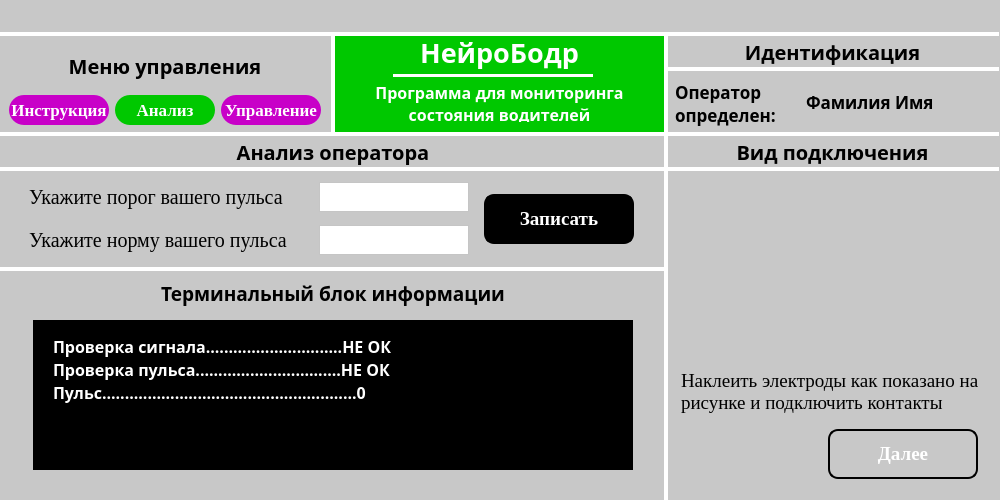
<?xml version="1.0" encoding="UTF-8"?>
<ui version="4.0">
 <class>MainWindow</class>
 <widget class="QMainWindow" name="MainWindow">
  <property name="geometry">
   <rect>
    <x>0</x>
    <y>0</y>
    <width>1000</width>
    <height>500</height>
   </rect>
  </property>
  <property name="minimumSize">
   <size>
    <width>1000</width>
    <height>500</height>
   </size>
  </property>
  <property name="maximumSize">
   <size>
    <width>1000</width>
    <height>500</height>
   </size>
  </property>
  <property name="windowTitle">
   <string>MainWindow</string>
  </property>
  <property name="styleSheet">
   <string notr="true">background-color: rgb(200,200,200)</string>
  </property>
  <widget class="QWidget" name="centralwidget">
   <property name="styleSheet">
    <string notr="true"/>
   </property>
   <layout class="QGridLayout" name="gridLayout">
    <property name="leftMargin">
     <number>0</number>
    </property>
    <property name="topMargin">
     <number>0</number>
    </property>
    <property name="rightMargin">
     <number>0</number>
    </property>
    <property name="bottomMargin">
     <number>0</number>
    </property>
    <property name="spacing">
     <number>0</number>
    </property>
    <item row="0" column="0" colspan="2">
     <widget class="QWidget" name="widget" native="true">
      <property name="minimumSize">
       <size>
        <width>0</width>
        <height>34</height>
       </size>
      </property>
      <property name="maximumSize">
       <size>
        <width>16777215</width>
        <height>34</height>
       </size>
      </property>
      <property name="styleSheet">
       <string notr="true">#widget {border-bottom: 2px solid white}</string>
      </property>
      <layout class="QGridLayout" name="gridLayout_2">
       <property name="leftMargin">
        <number>965</number>
       </property>
       <property name="topMargin">
        <number>0</number>
       </property>
       <property name="rightMargin">
        <number>0</number>
       </property>
       <property name="bottomMargin">
        <number>2</number>
       </property>
       <property name="spacing">
        <number>0</number>
       </property>
       <item row="0" column="0">
        <widget class="QLabel" name="label">
         <property name="minimumSize">
          <size>
           <width>32</width>
           <height>32</height>
          </size>
         </property>
         <property name="maximumSize">
          <size>
           <width>32</width>
           <height>32</height>
          </size>
         </property>
         <property name="text">
          <string/>
         </property>
         <property name="pixmap">
          <pixmap>../files/cca214d59144695f1a33c0fc94e61885af4de6ef.png</pixmap>
         </property>
         <property name="scaledContents">
          <bool>true</bool>
         </property>
        </widget>
       </item>
      </layout>
     </widget>
    </item>
    <item row="1" column="0" colspan="2">
     <widget class="QWidget" name="widget_2" native="true">
      <property name="minimumSize">
       <size>
        <width>0</width>
        <height>100</height>
       </size>
      </property>
      <property name="maximumSize">
       <size>
        <width>16777215</width>
        <height>100</height>
       </size>
      </property>
      <property name="styleSheet">
       <string notr="true"/>
      </property>
      <layout class="QGridLayout" name="gridLayout_6">
       <property name="leftMargin">
        <number>0</number>
       </property>
       <property name="topMargin">
        <number>0</number>
       </property>
       <property name="rightMargin">
        <number>0</number>
       </property>
       <property name="bottomMargin">
        <number>0</number>
       </property>
       <property name="spacing">
        <number>0</number>
       </property>
       <item row="0" column="0" rowspan="2">
        <widget class="QWidget" name="widget_5" native="true">
         <property name="minimumSize">
          <size>
           <width>333</width>
           <height>100</height>
          </size>
         </property>
         <property name="maximumSize">
          <size>
           <width>333</width>
           <height>100</height>
          </size>
         </property>
         <property name="styleSheet">
          <string notr="true">#widget_5 {border-top: 2px solid white; border-bottom: 2px solid white; border-right: 2px solid white}</string>
         </property>
         <layout class="QGridLayout" name="gridLayout_9">
          <item row="0" column="0" colspan="3">
           <widget class="QLabel" name="label_8">
            <property name="font">
             <font>
              <family>Jura</family>
              <pointsize>15</pointsize>
              <weight>75</weight>
              <bold>true</bold>
             </font>
            </property>
            <property name="text">
             <string>Меню управления</string>
            </property>
            <property name="alignment">
             <set>Qt::AlignCenter</set>
            </property>
           </widget>
          </item>
          <item row="1" column="0">
           <widget class="QPushButton" name="pushButton_5">
            <property name="minimumSize">
             <size>
              <width>100</width>
              <height>30</height>
             </size>
            </property>
            <property name="maximumSize">
             <size>
              <width>100</width>
              <height>30</height>
             </size>
            </property>
            <property name="font">
             <font>
              <family>Tinos</family>
              <pointsize>13</pointsize>
              <weight>75</weight>
              <bold>true</bold>
             </font>
            </property>
            <property name="styleSheet">
             <string notr="true">background-color: rgb(200,0,200); color: white; border-radius: 15px</string>
            </property>
            <property name="text">
             <string>Инструкция</string>
            </property>
           </widget>
          </item>
          <item row="1" column="1">
           <widget class="QPushButton" name="pushButton_3">
            <property name="minimumSize">
             <size>
              <width>100</width>
              <height>30</height>
             </size>
            </property>
            <property name="maximumSize">
             <size>
              <width>100</width>
              <height>30</height>
             </size>
            </property>
            <property name="font">
             <font>
              <family>Tinos</family>
              <pointsize>13</pointsize>
              <weight>75</weight>
              <bold>true</bold>
             </font>
            </property>
            <property name="styleSheet">
             <string notr="true">background-color: rgb(0,200,0); color: white; border-radius: 15px</string>
            </property>
            <property name="text">
             <string>Анализ</string>
            </property>
           </widget>
          </item>
          <item row="1" column="2">
           <widget class="QPushButton" name="pushButton_4">
            <property name="minimumSize">
             <size>
              <width>100</width>
              <height>30</height>
             </size>
            </property>
            <property name="maximumSize">
             <size>
              <width>100</width>
              <height>30</height>
             </size>
            </property>
            <property name="font">
             <font>
              <family>Tinos</family>
              <pointsize>13</pointsize>
              <weight>75</weight>
              <bold>true</bold>
             </font>
            </property>
            <property name="styleSheet">
             <string notr="true">background-color: rgb(200,0,200); color: white; border-radius: 15px</string>
            </property>
            <property name="text">
             <string>Управление</string>
            </property>
           </widget>
          </item>
         </layout>
        </widget>
       </item>
       <item row="0" column="1" rowspan="2">
        <widget class="QWidget" name="widget_4" native="true">
         <property name="minimumSize">
          <size>
           <width>333</width>
           <height>100</height>
          </size>
         </property>
         <property name="maximumSize">
          <size>
           <width>333</width>
           <height>100</height>
          </size>
         </property>
         <property name="styleSheet">
          <string notr="true">*{background-color: rgb(0,200,0)} #widget_4 {border-top: 2px solid white; border-bottom: 2px solid white; border-left: 2px solid white; border-right: 2px solid white}</string>
         </property>
         <widget class="QLabel" name="label_2">
          <property name="geometry">
           <rect>
            <x>9</x>
            <y>0</y>
            <width>315</width>
            <height>41</height>
           </rect>
          </property>
          <property name="font">
           <font>
            <family>Jura</family>
            <pointsize>20</pointsize>
            <weight>75</weight>
            <italic>false</italic>
            <bold>true</bold>
           </font>
          </property>
          <property name="styleSheet">
           <string notr="true">color: white; background-color: rgba(0,0,0,0)</string>
          </property>
          <property name="text">
           <string>НейроБодр</string>
          </property>
          <property name="alignment">
           <set>Qt::AlignHCenter|Qt::AlignTop</set>
          </property>
         </widget>
         <widget class="QLabel" name="label_3">
          <property name="geometry">
           <rect>
            <x>9</x>
            <y>47</y>
            <width>315</width>
            <height>41</height>
           </rect>
          </property>
          <property name="font">
           <font>
            <family>Jura</family>
            <pointsize>12</pointsize>
            <weight>75</weight>
            <bold>true</bold>
           </font>
          </property>
          <property name="styleSheet">
           <string notr="true">color: white; background-color: rgba(0,0,0,0)</string>
          </property>
          <property name="text">
           <string>Программа для мониторинга состояния водителей</string>
          </property>
          <property name="alignment">
           <set>Qt::AlignHCenter|Qt::AlignTop</set>
          </property>
          <property name="wordWrap">
           <bool>true</bool>
          </property>
         </widget>
         <widget class="QWidget" name="widget_9" native="true">
          <property name="geometry">
           <rect>
            <x>60</x>
            <y>40</y>
            <width>200</width>
            <height>3</height>
           </rect>
          </property>
          <property name="minimumSize">
           <size>
            <width>200</width>
            <height>3</height>
           </size>
          </property>
          <property name="maximumSize">
           <size>
            <width>200</width>
            <height>3</height>
           </size>
          </property>
          <property name="styleSheet">
           <string notr="true">background-color: white</string>
          </property>
         </widget>
        </widget>
       </item>
       <item row="0" column="2">
        <widget class="QWidget" name="widget_12" native="true">
         <property name="minimumSize">
          <size>
           <width>333</width>
           <height>35</height>
          </size>
         </property>
         <property name="maximumSize">
          <size>
           <width>333</width>
           <height>35</height>
          </size>
         </property>
         <property name="styleSheet">
          <string notr="true">#widget_12 {border-top: 2px solid white; border-bottom: 2px solid white; border-left: 2px solid white}</string>
         </property>
         <layout class="QGridLayout" name="gridLayout_8">
          <property name="leftMargin">
           <number>2</number>
          </property>
          <property name="topMargin">
           <number>2</number>
          </property>
          <property name="rightMargin">
           <number>2</number>
          </property>
          <property name="bottomMargin">
           <number>2</number>
          </property>
          <property name="spacing">
           <number>2</number>
          </property>
          <item row="0" column="0">
           <widget class="QLabel" name="label_9">
            <property name="font">
             <font>
              <family>Jura</family>
              <pointsize>15</pointsize>
              <weight>75</weight>
              <bold>true</bold>
             </font>
            </property>
            <property name="text">
             <string>Идентификация</string>
            </property>
            <property name="alignment">
             <set>Qt::AlignCenter</set>
            </property>
           </widget>
          </item>
         </layout>
        </widget>
       </item>
       <item row="1" column="2">
        <widget class="QWidget" name="widget_13" native="true">
         <property name="minimumSize">
          <size>
           <width>333</width>
           <height>35</height>
          </size>
         </property>
         <property name="maximumSize">
          <size>
           <width>121</width>
           <height>123123</height>
          </size>
         </property>
         <property name="styleSheet">
          <string notr="true">#widget_13 {border-top: 2px solid white; border-bottom: 2px solid white; border-left: 2px solid white}</string>
         </property>
         <layout class="QGridLayout" name="gridLayout_10">
          <item row="0" column="0">
           <widget class="QLabel" name="label_21">
            <property name="minimumSize">
             <size>
              <width>125</width>
              <height>50</height>
             </size>
            </property>
            <property name="maximumSize">
             <size>
              <width>125</width>
              <height>50</height>
             </size>
            </property>
            <property name="font">
             <font>
              <family>Jura</family>
              <pointsize>13</pointsize>
              <weight>75</weight>
              <bold>true</bold>
             </font>
            </property>
            <property name="text">
             <string>Оператор определен:</string>
            </property>
            <property name="alignment">
             <set>Qt::AlignLeading|Qt::AlignLeft|Qt::AlignVCenter</set>
            </property>
            <property name="wordWrap">
             <bool>true</bool>
            </property>
           </widget>
          </item>
          <item row="0" column="1">
           <widget class="QLabel" name="label_22">
            <property name="font">
             <font>
              <family>Jura</family>
              <pointsize>13</pointsize>
              <weight>75</weight>
              <bold>true</bold>
             </font>
            </property>
            <property name="text">
             <string>Фамилия Имя</string>
            </property>
            <property name="alignment">
             <set>Qt::AlignLeading|Qt::AlignLeft|Qt::AlignVCenter</set>
            </property>
            <property name="wordWrap">
             <bool>true</bool>
            </property>
           </widget>
          </item>
         </layout>
        </widget>
       </item>
      </layout>
     </widget>
    </item>
    <item row="2" column="0">
     <widget class="QWidget" name="widget_3" native="true">
      <property name="minimumSize">
       <size>
        <width>333</width>
        <height>35</height>
       </size>
      </property>
      <property name="maximumSize">
       <size>
        <width>666</width>
        <height>35</height>
       </size>
      </property>
      <property name="styleSheet">
       <string notr="true">#widget_3 {border-top: 2px solid white; border-bottom: 2px solid white; border-right: 2px solid white}</string>
      </property>
      <layout class="QGridLayout" name="gridLayout_3">
       <property name="leftMargin">
        <number>2</number>
       </property>
       <property name="topMargin">
        <number>2</number>
       </property>
       <property name="rightMargin">
        <number>2</number>
       </property>
       <property name="bottomMargin">
        <number>2</number>
       </property>
       <property name="spacing">
        <number>2</number>
       </property>
       <item row="0" column="0">
        <widget class="QLabel" name="label_4">
         <property name="font">
          <font>
           <family>Jura</family>
           <pointsize>15</pointsize>
           <weight>75</weight>
           <bold>true</bold>
          </font>
         </property>
         <property name="text">
          <string>Анализ оператора</string>
         </property>
         <property name="alignment">
          <set>Qt::AlignCenter</set>
         </property>
        </widget>
       </item>
      </layout>
     </widget>
    </item>
    <item row="2" column="1">
     <widget class="QWidget" name="widget_6" native="true">
      <property name="minimumSize">
       <size>
        <width>333</width>
        <height>35</height>
       </size>
      </property>
      <property name="maximumSize">
       <size>
        <width>333</width>
        <height>35</height>
       </size>
      </property>
      <property name="font">
       <font>
        <pointsize>1</pointsize>
       </font>
      </property>
      <property name="styleSheet">
       <string notr="true">#widget_6 {border-top: 2px solid white; border-bottom: 2px solid white; border-left: 2px solid white}</string>
      </property>
      <layout class="QGridLayout" name="gridLayout_5">
       <property name="leftMargin">
        <number>2</number>
       </property>
       <property name="topMargin">
        <number>2</number>
       </property>
       <property name="rightMargin">
        <number>2</number>
       </property>
       <property name="bottomMargin">
        <number>2</number>
       </property>
       <property name="spacing">
        <number>2</number>
       </property>
       <item row="0" column="0">
        <widget class="QLabel" name="label_6">
         <property name="font">
          <font>
           <family>Jura</family>
           <pointsize>15</pointsize>
           <weight>75</weight>
           <bold>true</bold>
          </font>
         </property>
         <property name="text">
          <string>Вид подключения</string>
         </property>
         <property name="alignment">
          <set>Qt::AlignCenter</set>
         </property>
        </widget>
       </item>
      </layout>
     </widget>
    </item>
    <item row="3" column="0">
     <widget class="QWidget" name="widget_7" native="true">
      <property name="minimumSize">
       <size>
        <width>333</width>
        <height>100</height>
       </size>
      </property>
      <property name="maximumSize">
       <size>
        <width>666</width>
        <height>100</height>
       </size>
      </property>
      <property name="styleSheet">
       <string notr="true">#widget_7 {border-top: 2px solid white; border-right: 2px solid white; border-bottom: 2px solid white}</string>
      </property>
      <layout class="QGridLayout" name="gridLayout_4">
       <property name="leftMargin">
        <number>20</number>
       </property>
       <property name="rightMargin">
        <number>20</number>
       </property>
       <property name="horizontalSpacing">
        <number>6</number>
       </property>
       <item row="0" column="0">
        <widget class="QLabel" name="label_16">
         <property name="minimumSize">
          <size>
           <width>275</width>
           <height>35</height>
          </size>
         </property>
         <property name="maximumSize">
          <size>
           <width>275</width>
           <height>35</height>
          </size>
         </property>
         <property name="font">
          <font>
           <family>Tinos</family>
           <pointsize>15</pointsize>
           <weight>50</weight>
           <bold>false</bold>
          </font>
         </property>
         <property name="text">
          <string>Укажите порог вашего пульса</string>
         </property>
         <property name="alignment">
          <set>Qt::AlignLeading|Qt::AlignLeft|Qt::AlignVCenter</set>
         </property>
         <property name="wordWrap">
          <bool>true</bool>
         </property>
        </widget>
       </item>
       <item row="0" column="1">
        <widget class="QPlainTextEdit" name="plainTextEdit">
         <property name="minimumSize">
          <size>
           <width>150</width>
           <height>30</height>
          </size>
         </property>
         <property name="maximumSize">
          <size>
           <width>150</width>
           <height>30</height>
          </size>
         </property>
         <property name="font">
          <font>
           <family>Tinos</family>
           <pointsize>14</pointsize>
          </font>
         </property>
         <property name="styleSheet">
          <string notr="true">background-color: white; color: black;</string>
         </property>
         <property name="verticalScrollBarPolicy">
          <enum>Qt::ScrollBarAlwaysOff</enum>
         </property>
         <property name="horizontalScrollBarPolicy">
          <enum>Qt::ScrollBarAlwaysOff</enum>
         </property>
         <property name="lineWrapMode">
          <enum>QPlainTextEdit::NoWrap</enum>
         </property>
        </widget>
       </item>
       <item row="0" column="2" rowspan="2">
        <widget class="QPushButton" name="pushButton_6">
         <property name="minimumSize">
          <size>
           <width>150</width>
           <height>50</height>
          </size>
         </property>
         <property name="maximumSize">
          <size>
           <width>150</width>
           <height>50</height>
          </size>
         </property>
         <property name="font">
          <font>
           <family>Tinos</family>
           <pointsize>14</pointsize>
           <weight>75</weight>
           <bold>true</bold>
          </font>
         </property>
         <property name="styleSheet">
          <string notr="true">background-color: black; color: white; border-radius: 10px; border: 2px solid black</string>
         </property>
         <property name="text">
          <string>Записать</string>
         </property>
        </widget>
       </item>
       <item row="1" column="0">
        <widget class="QLabel" name="label_17">
         <property name="minimumSize">
          <size>
           <width>275</width>
           <height>35</height>
          </size>
         </property>
         <property name="maximumSize">
          <size>
           <width>275</width>
           <height>35</height>
          </size>
         </property>
         <property name="font">
          <font>
           <family>Tinos</family>
           <pointsize>15</pointsize>
           <weight>50</weight>
           <bold>false</bold>
          </font>
         </property>
         <property name="text">
          <string>Укажите норму вашего пульса</string>
         </property>
         <property name="alignment">
          <set>Qt::AlignLeading|Qt::AlignLeft|Qt::AlignVCenter</set>
         </property>
         <property name="wordWrap">
          <bool>true</bool>
         </property>
        </widget>
       </item>
       <item row="1" column="1">
        <widget class="QPlainTextEdit" name="plainTextEdit_2">
         <property name="minimumSize">
          <size>
           <width>150</width>
           <height>30</height>
          </size>
         </property>
         <property name="maximumSize">
          <size>
           <width>150</width>
           <height>30</height>
          </size>
         </property>
         <property name="font">
          <font>
           <family>Tinos</family>
           <pointsize>14</pointsize>
          </font>
         </property>
         <property name="styleSheet">
          <string notr="true">background-color: white; color: black;</string>
         </property>
         <property name="verticalScrollBarPolicy">
          <enum>Qt::ScrollBarAlwaysOff</enum>
         </property>
         <property name="horizontalScrollBarPolicy">
          <enum>Qt::ScrollBarAlwaysOff</enum>
         </property>
         <property name="lineWrapMode">
          <enum>QPlainTextEdit::NoWrap</enum>
         </property>
        </widget>
       </item>
      </layout>
     </widget>
    </item>
    <item row="3" column="1" rowspan="2">
     <widget class="QWidget" name="widget_8" native="true">
      <property name="minimumSize">
       <size>
        <width>333</width>
        <height>35</height>
       </size>
      </property>
      <property name="maximumSize">
       <size>
        <width>333</width>
        <height>123123</height>
       </size>
      </property>
      <property name="styleSheet">
       <string notr="true">#widget_8 {border-top: 2px solid white; border-left: 2px solid white;}</string>
      </property>
      <widget class="QPushButton" name="pushButton_2">
       <property name="geometry">
        <rect>
         <x>162</x>
         <y>260</y>
         <width>150</width>
         <height>50</height>
        </rect>
       </property>
       <property name="minimumSize">
        <size>
         <width>150</width>
         <height>50</height>
        </size>
       </property>
       <property name="maximumSize">
        <size>
         <width>150</width>
         <height>50</height>
        </size>
       </property>
       <property name="font">
        <font>
         <family>Tinos</family>
         <pointsize>14</pointsize>
         <weight>75</weight>
         <bold>true</bold>
        </font>
       </property>
       <property name="styleSheet">
        <string notr="true">background-color: rgb(200,200,200); color: white; border-radius: 10px; border: 2px solid black</string>
       </property>
       <property name="text">
        <string>Далее</string>
       </property>
      </widget>
      <widget class="QLabel" name="label_13">
       <property name="geometry">
        <rect>
         <x>30</x>
         <y>40</y>
         <width>125</width>
         <height>125</height>
        </rect>
       </property>
       <property name="minimumSize">
        <size>
         <width>125</width>
         <height>125</height>
        </size>
       </property>
       <property name="maximumSize">
        <size>
         <width>125</width>
         <height>125</height>
        </size>
       </property>
       <property name="text">
        <string/>
       </property>
       <property name="pixmap">
        <pixmap>../files/hand1.png</pixmap>
       </property>
       <property name="scaledContents">
        <bool>true</bool>
       </property>
      </widget>
      <widget class="QLabel" name="label_14">
       <property name="geometry">
        <rect>
         <x>15</x>
         <y>200</y>
         <width>300</width>
         <height>45</height>
        </rect>
       </property>
       <property name="minimumSize">
        <size>
         <width>300</width>
         <height>45</height>
        </size>
       </property>
       <property name="maximumSize">
        <size>
         <width>300</width>
         <height>45</height>
        </size>
       </property>
       <property name="font">
        <font>
         <family>Tinos</family>
         <pointsize>14</pointsize>
         <weight>50</weight>
         <bold>false</bold>
        </font>
       </property>
       <property name="text">
        <string>Наклеить электроды как показано на рисунке и подключить контакты</string>
       </property>
       <property name="alignment">
        <set>Qt::AlignLeading|Qt::AlignLeft|Qt::AlignVCenter</set>
       </property>
       <property name="wordWrap">
        <bool>true</bool>
       </property>
      </widget>
      <widget class="QLabel" name="label_15">
       <property name="geometry">
        <rect>
         <x>180</x>
         <y>40</y>
         <width>125</width>
         <height>125</height>
        </rect>
       </property>
       <property name="minimumSize">
        <size>
         <width>125</width>
         <height>125</height>
        </size>
       </property>
       <property name="maximumSize">
        <size>
         <width>125</width>
         <height>125</height>
        </size>
       </property>
       <property name="text">
        <string/>
       </property>
       <property name="pixmap">
        <pixmap>../files/hand2.png</pixmap>
       </property>
       <property name="scaledContents">
        <bool>true</bool>
       </property>
      </widget>
     </widget>
    </item>
    <item row="4" column="0">
     <widget class="QWidget" name="widget_10" native="true">
      <property name="minimumSize">
       <size>
        <width>333</width>
        <height>100</height>
       </size>
      </property>
      <property name="maximumSize">
       <size>
        <width>666</width>
        <height>123123</height>
       </size>
      </property>
      <property name="styleSheet">
       <string notr="true">#widget_10 {border-top: 2px solid white; border-right: 2px solid white;}</string>
      </property>
      <layout class="QGridLayout" name="gridLayout_7">
       <property name="topMargin">
        <number>4</number>
       </property>
       <property name="bottomMargin">
        <number>20</number>
       </property>
       <item row="0" column="0">
        <widget class="QLabel" name="label_5">
         <property name="minimumSize">
          <size>
           <width>0</width>
           <height>25</height>
          </size>
         </property>
         <property name="maximumSize">
          <size>
           <width>16777215</width>
           <height>25</height>
          </size>
         </property>
         <property name="font">
          <font>
           <family>Jura</family>
           <pointsize>14</pointsize>
           <weight>75</weight>
           <bold>true</bold>
          </font>
         </property>
         <property name="text">
          <string>Терминальный блок информации</string>
         </property>
         <property name="alignment">
          <set>Qt::AlignCenter</set>
         </property>
        </widget>
       </item>
       <item row="1" column="0">
        <widget class="QWidget" name="widget_11" native="true">
         <property name="minimumSize">
          <size>
           <width>600</width>
           <height>150</height>
          </size>
         </property>
         <property name="maximumSize">
          <size>
           <width>600</width>
           <height>150</height>
          </size>
         </property>
         <property name="styleSheet">
          <string notr="true">background-color: black; color: white</string>
         </property>
         <layout class="QGridLayout" name="gridLayout_11">
          <property name="leftMargin">
           <number>20</number>
          </property>
          <property name="topMargin">
           <number>15</number>
          </property>
          <property name="bottomMargin">
           <number>50</number>
          </property>
          <item row="0" column="0">
           <widget class="QLabel" name="label_7">
            <property name="minimumSize">
             <size>
              <width>0</width>
              <height>25</height>
             </size>
            </property>
            <property name="maximumSize">
             <size>
              <width>16777215</width>
              <height>25</height>
             </size>
            </property>
            <property name="font">
             <font>
              <family>Jura</family>
              <pointsize>12</pointsize>
              <weight>75</weight>
              <bold>true</bold>
             </font>
            </property>
            <property name="text">
             <string>Проверка сигнала..............................НЕ ОК</string>
            </property>
            <property name="alignment">
             <set>Qt::AlignLeading|Qt::AlignLeft|Qt::AlignTop</set>
            </property>
           </widget>
          </item>
          <item row="1" column="0">
           <widget class="QLabel" name="label_10">
            <property name="minimumSize">
             <size>
              <width>0</width>
              <height>25</height>
             </size>
            </property>
            <property name="maximumSize">
             <size>
              <width>16777215</width>
              <height>25</height>
             </size>
            </property>
            <property name="font">
             <font>
              <family>Jura</family>
              <pointsize>12</pointsize>
              <weight>75</weight>
              <bold>true</bold>
             </font>
            </property>
            <property name="text">
             <string>Проверка пульса................................НЕ ОК</string>
            </property>
            <property name="alignment">
             <set>Qt::AlignLeading|Qt::AlignLeft|Qt::AlignTop</set>
            </property>
           </widget>
          </item>
          <item row="2" column="0">
           <widget class="QLabel" name="label_11">
            <property name="minimumSize">
             <size>
              <width>0</width>
              <height>25</height>
             </size>
            </property>
            <property name="maximumSize">
             <size>
              <width>16777215</width>
              <height>25</height>
             </size>
            </property>
            <property name="font">
             <font>
              <family>Jura</family>
              <pointsize>12</pointsize>
              <weight>75</weight>
              <bold>true</bold>
             </font>
            </property>
            <property name="text">
             <string>Пульс........................................................0</string>
            </property>
            <property name="alignment">
             <set>Qt::AlignLeading|Qt::AlignLeft|Qt::AlignTop</set>
            </property>
           </widget>
          </item>
          <item row="3" column="0">
           <widget class="QLabel" name="label_12">
            <property name="minimumSize">
             <size>
              <width>0</width>
              <height>25</height>
             </size>
            </property>
            <property name="maximumSize">
             <size>
              <width>16777215</width>
              <height>25</height>
             </size>
            </property>
            <property name="font">
             <font>
              <family>Jura</family>
              <pointsize>12</pointsize>
              <weight>75</weight>
              <bold>true</bold>
             </font>
            </property>
            <property name="text">
             <string/>
            </property>
            <property name="alignment">
             <set>Qt::AlignLeading|Qt::AlignLeft|Qt::AlignTop</set>
            </property>
           </widget>
          </item>
         </layout>
        </widget>
       </item>
      </layout>
     </widget>
    </item>
   </layout>
  </widget>
 </widget>
 <resources/>
 <connections/>
</ui>
